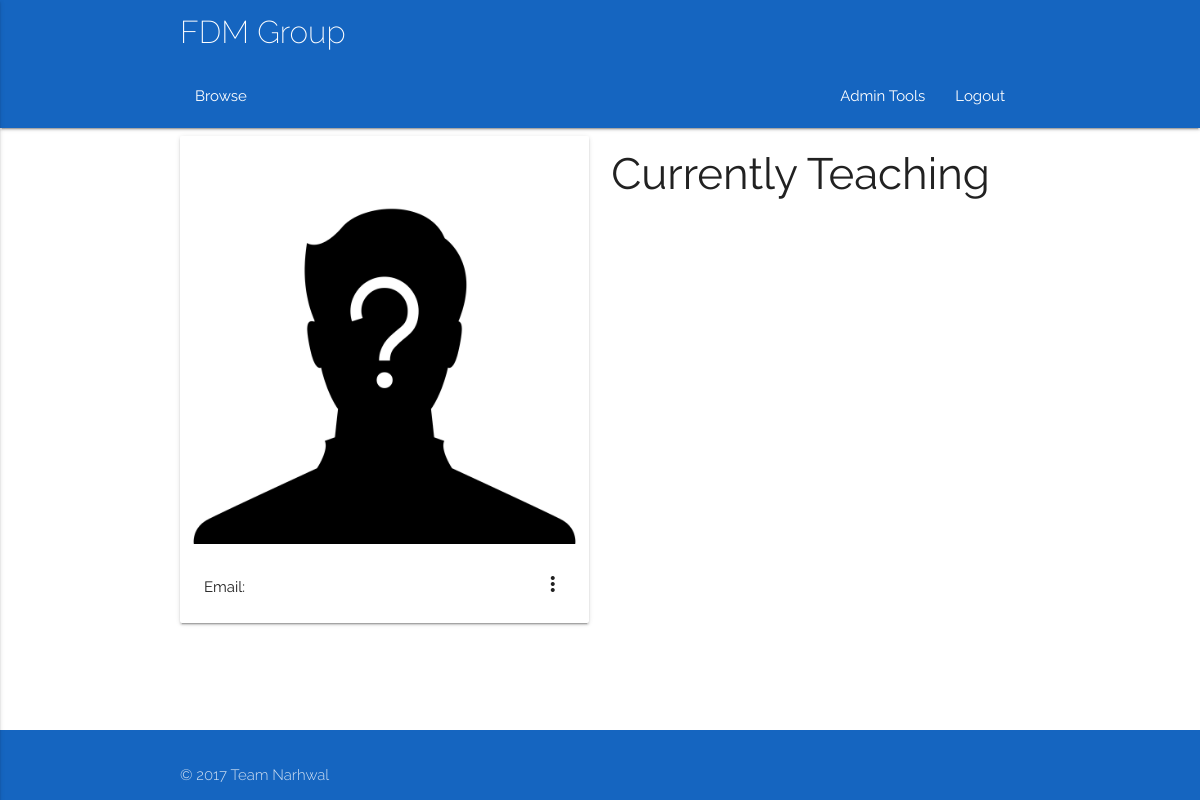
The app's page /trainers/10 (signed in), older data.
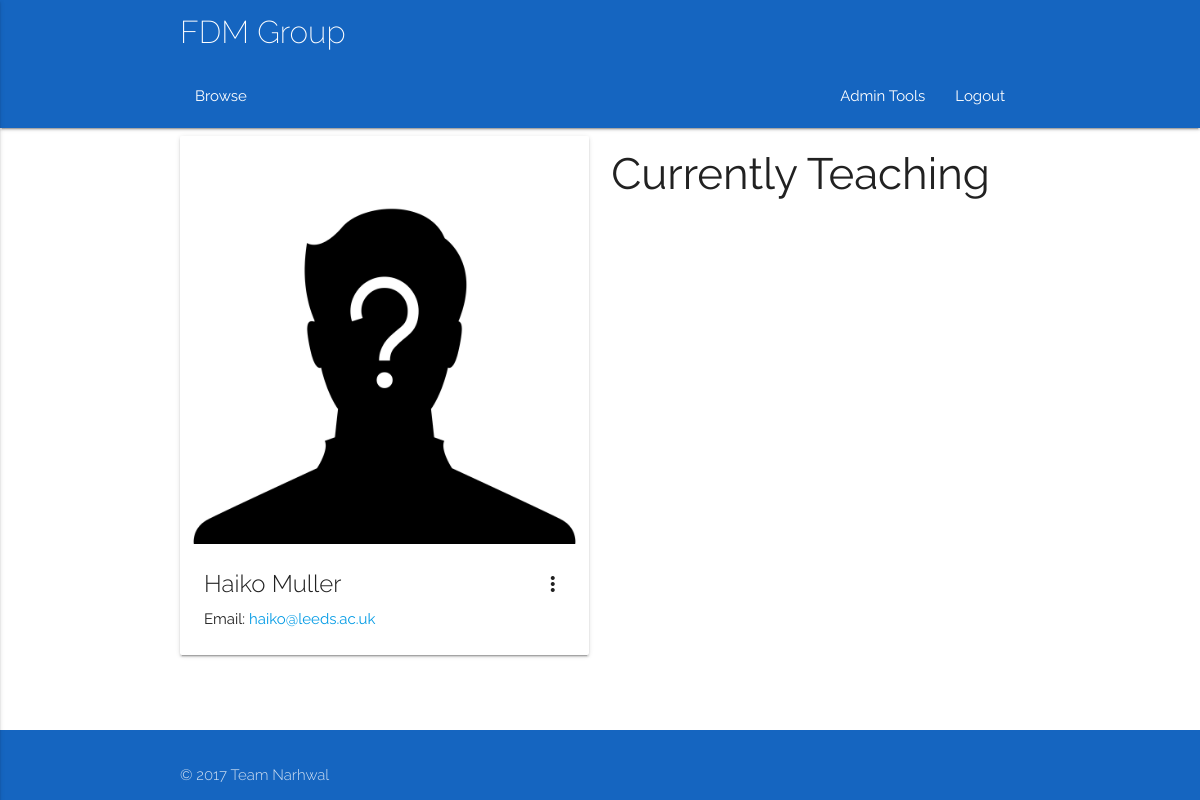
The same page, newer data.
### app/models.py (models this page shows, shortened)
class User(db.Model):
	__tablename__ = 'User'
	userID = db.Column(db.Integer, primary_key = True)
	name = db.Column(db.String(100))
	username = db.Column(db.String(100))
	email = db.Column(db.String(100))
	password = db.Column(db.String(100))
	type = db.Column(db.String(100))
	__mapper_args__ = {
		'polymorphic_identity': 'base',
		'polymorphic_on': type
	}

### app/views.py (the view)
@app.route('/trainers/<id>')
@login_required
def trainerSchedule(id):
    trainerID = id
    if current_user.type != 'Admin':
        abort(403)
    current_trainer = trainers(trainerID=trainerID)
    trainerClassList = classes(trainerPoint=trainerID)
    if type(trainerClassList) != list:
        trainerClassList = [trainerClassList]
    return render_template('trainersSched.html', title='Trainer Schedule', current_trainer=current_trainer, trainerClassList=trainerClassList)

### app/views.py (called while the page is built)
@login_manager.user_loader
def load_user(id):
    return models.User.query.get(id)

### queries.py (called while the page is built)
def listConvert(x):
    if(x.count() == 1):
        x = x[0]
        return x
    else:
        y = []
    for i in x:
        y.append(i)
    return y

def classes(**kwargs):
    q = models.Class.query.filter_by(**kwargs)
    q = listConvert(q)
    return q

def trainers(**kwargs):
    q = models.Trainer.query.filter_by(**kwargs)
    q = listConvert(q)
    return q

### app/templates/trainersSched.html (shortened to what this page needs)
{% extends "base.html" %} {% block content %}
<div class="container">
    <div class="row">
        <div class="col l6 m6 s12">
            <div class="card hoverable">
                <div class="card-image waves-effect waves-block waves-light">
                    <img class="activator" src="{{url_for('static', filename = 'images/unknown.jpg')}}">
                </div>
                <div class="card-content">
                    <span class="card-title activator grey-text text-darken-4">{{current_trainer.name}}<i class="material-icons right">more_vert</i></span>
                    <p>Email: <a href="mailto:{{current_trainer.email}}">{{current_trainer.email}}</a></p>
                </div>
            </div>
        </div>
        <div class="col l6 m6 s12">
            <h3> Currently Teaching </h3>
        </div>
    </div>
    {% endblock %}

### app/templates/base.html (shortened to what this page needs)
<!DOCTYPE html>
<html>
<head>
    <link type="text/css" rel="stylesheet" href="{{ url_for( 'static', filename = 'css/materialize.min.css')}}" media="screen,projection">
    <link type="text/css" rel="stylesheet" href="{{url_for ('static', filename = 'css/style.css')}}">
</head>
<body class="Site">
    <nav class="nav-extended blue darken-3">
        <div class="container">
            <div class="nav-wrapper">
                <a href="/" class="brand-logo">FDM Group</a>
            </div>
            <div class="nav-wrapper">
                <ul id="nav-mobile center" class="left hide-on-med-and-down">
                    <li><a href="sass.html">Browse</a></li>
                </ul>
                <ul id="nav-mobile center" class="right">
                    {% if current_user.is_authenticated and current_user.type == 'Delegate'%}
                    <li><a href='/timetable'><i class="large material-icons">dns</i></a></li>
                    <li><a href='/myaccount'>My Account</a></li>
                    <li><a href='/logout'>Logout</a></li>
                    {% elif current_user.is_authenticated and current_user.type == 'Trainer'%}
                    <li><a href='/timetable'><i class="large material-icons">dns</i></a></li>
                    <li><a href='/myaccount'>My Account</a></li>
                    <li><a href='/logout'>Logout</a></li>
                    {% elif current_user.is_authenticated and current_user.type == 'Admin'%}
                    <li><a href='/adminoptions'>Admin Tools</a></li>
                    <li><a href='/logout'>Logout</a></li>
                    {% else %}
                    <li><a href="/login">Sign In</a></li>
                    {% endif %}
                </ul>
            </div>
        </div>
    </nav>
    <main class="Site-content">
        {% block content %} {% endblock %}
    </main>
    <footer class="page-footer blue darken-3">
        <div class="footer-copyright blue darken-3">
            <div class="container">
                © 2017 Team Narhwal
            </div>
        </div>
    </footer>
</body>
</html>

### app/static/css/style.css (style rules this page uses)
html { font-family: 'Raleway', sans-serif; }
.Site { display: flex; min-height: 100vh; flex-direction: column; }
.Site-content { flex: 1 0 auto; }
.brand-logo { font-weight: 200 !important; }

Row changes from the older to the newer data that the page shows:
added User: name "Haiko Muller", email "haiko@leeds.ac.uk"
